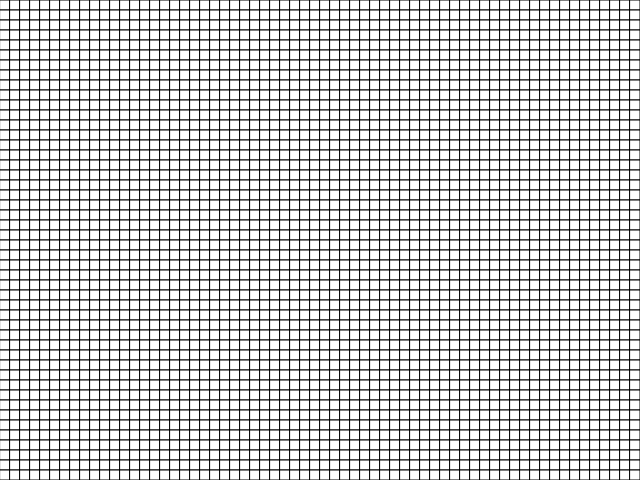
Frame 1 (no input)
Frame 60 (no input): identical to frame 1, image omitted
Frame 120 (the mouse pressed at the canvas centre since frame 60): identical to frame 1, image omitted

The p5.js sketch that drew this single still picture (run headless with seeded random() and noise() and a simulated clock; from frame 60 on, the mouse is pressed at the canvas centre):

// p5.js sketch
// ── sketch.js
let cells = []
let scale = 10

function setup() {
  createCanvas(640, 480);
  for (i = 0; i < width / scale; i++) {
    for (j = 0; j < height / scale; j++) {
      cells.push(new Cell(i * scale, j * scale, scale))
    }
  }
}

function draw() {
  background(62)
  cells.forEach((cell, index) => cells[index].show())


}
// ── cell.js
'use strict'

class Cell {
  constructor(x, y, scale) {
    this.alive = false
    this.scale = scale
    this.x = x
    this.y = y

  }

  // update = function () {

  // }

  show() {
    fill(255)
    rect(this.x, this.y, scale, scale)
  }
}
